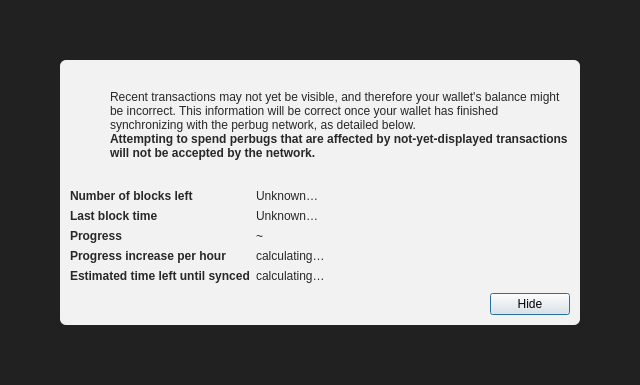
<?xml version="1.0" encoding="UTF-8"?>
<ui version="4.0">
 <class>ModalOverlay</class>
 <widget class="QWidget" name="ModalOverlay">
  <property name="geometry">
   <rect>
    <x>0</x>
    <y>0</y>
    <width>640</width>
    <height>385</height>
   </rect>
  </property>
  <property name="windowTitle">
   <string>Form</string>
  </property>
  <layout class="QVBoxLayout" name="verticalLayout" stretch="0">
   <property name="sizeConstraint">
    <enum>QLayout::SetDefaultConstraint</enum>
   </property>
   <property name="leftMargin">
    <number>0</number>
   </property>
   <property name="topMargin">
    <number>0</number>
   </property>
   <property name="rightMargin">
    <number>0</number>
   </property>
   <property name="bottomMargin">
    <number>0</number>
   </property>
   <item>
    <widget class="QWidget" name="bgWidget" native="true">
     <property name="styleSheet">
      <string notr="true">#bgWidget { background: rgba(0,0,0,220); }</string>
     </property>
     <layout class="QVBoxLayout" name="verticalLayoutMain" stretch="1">
      <property name="leftMargin">
       <number>60</number>
      </property>
      <property name="topMargin">
       <number>60</number>
      </property>
      <property name="rightMargin">
       <number>60</number>
      </property>
      <property name="bottomMargin">
       <number>60</number>
      </property>
      <item>
       <widget class="QWidget" name="contentWidget" native="true">
        <property name="styleSheet">
         <string notr="true">#contentWidget { background: rgba(255,255,255,240); border-radius: 6px; }

QLabel { color: rgb(40,40,40);  }</string>
        </property>
        <layout class="QVBoxLayout" name="verticalLayoutSub" stretch="1,0,0,0">
         <property name="spacing">
          <number>0</number>
         </property>
         <property name="leftMargin">
          <number>10</number>
         </property>
         <property name="topMargin">
          <number>10</number>
         </property>
         <property name="rightMargin">
          <number>10</number>
         </property>
         <property name="bottomMargin">
          <number>10</number>
         </property>
         <item>
          <layout class="QHBoxLayout" name="horizontalLayoutIconText" stretch="0,1">
           <property name="topMargin">
            <number>20</number>
           </property>
           <item>
            <layout class="QVBoxLayout" name="verticalLayoutIcon">
             <property name="leftMargin">
              <number>0</number>
             </property>
             <item>
              <widget class="QPushButton" name="warningIcon">
               <property name="enabled">
                <bool>false</bool>
               </property>
               <property name="text">
                <string/>
               </property>
               <property name="icon">
                <iconset>
                 <normaloff>:/icons/warning</normaloff>
                 <disabledoff>:/icons/warning</disabledoff>:/icons/warning</iconset>
               </property>
               <property name="iconSize">
                <size>
                 <width>48</width>
                 <height>48</height>
                </size>
               </property>
               <property name="flat">
                <bool>true</bool>
               </property>
              </widget>
             </item>
             <item>
              <spacer name="verticalSpacerWarningIcon">
               <property name="orientation">
                <enum>Qt::Vertical</enum>
               </property>
               <property name="sizeHint" stdset="0">
                <size>
                 <width>20</width>
                 <height>40</height>
                </size>
               </property>
              </spacer>
             </item>
            </layout>
           </item>
           <item>
            <layout class="QVBoxLayout" name="verticalLayoutInfoText">
             <property name="leftMargin">
              <number>0</number>
             </property>
             <property name="topMargin">
              <number>0</number>
             </property>
             <item>
              <widget class="QLabel" name="infoText">
               <property name="text">
                <string>Recent transactions may not yet be visible, and therefore your wallet's balance might be incorrect. This information will be correct once your wallet has finished synchronizing with the perbug network, as detailed below.</string>
               </property>
               <property name="textFormat">
                <enum>Qt::RichText</enum>
               </property>
               <property name="wordWrap">
                <bool>true</bool>
               </property>
              </widget>
             </item>
             <item>
              <widget class="QLabel" name="infoTextStrong">
               <property name="font">
                <font>
                 <weight>75</weight>
                 <bold>true</bold>
                </font>
               </property>
               <property name="text">
                <string>Attempting to spend perbugs that are affected by not-yet-displayed transactions will not be accepted by the network.</string>
               </property>
               <property name="textFormat">
                <enum>Qt::RichText</enum>
               </property>
               <property name="wordWrap">
                <bool>true</bool>
               </property>
              </widget>
             </item>
             <item>
              <spacer name="verticalSpacerInTextSpace">
               <property name="orientation">
                <enum>Qt::Vertical</enum>
               </property>
               <property name="sizeHint" stdset="0">
                <size>
                 <width>20</width>
                 <height>40</height>
                </size>
               </property>
              </spacer>
             </item>
            </layout>
           </item>
          </layout>
         </item>
         <item>
          <spacer name="verticalSpacerAfterText">
           <property name="orientation">
            <enum>Qt::Vertical</enum>
           </property>
           <property name="sizeHint" stdset="0">
            <size>
             <width>20</width>
             <height>40</height>
            </size>
           </property>
          </spacer>
         </item>
         <item>
          <layout class="QFormLayout" name="formLayout">
           <property name="fieldGrowthPolicy">
            <enum>QFormLayout::FieldsStayAtSizeHint</enum>
           </property>
           <property name="horizontalSpacing">
            <number>6</number>
           </property>
           <property name="verticalSpacing">
            <number>6</number>
           </property>
           <property name="topMargin">
            <number>10</number>
           </property>
           <item row="0" column="0">
            <widget class="QLabel" name="labelNumberOfBlocksLeft">
             <property name="font">
              <font>
               <weight>75</weight>
               <bold>true</bold>
              </font>
             </property>
             <property name="text">
              <string>Number of blocks left</string>
             </property>
            </widget>
           </item>
           <item row="0" column="1">
            <widget class="QLabel" name="numberOfBlocksLeft">
             <property name="text">
              <string>Unknown…</string>
             </property>
            </widget>
           </item>
           <item row="1" column="0">
            <widget class="QLabel" name="labelLastBlockTime">
             <property name="font">
              <font>
               <weight>75</weight>
               <bold>true</bold>
              </font>
             </property>
             <property name="text">
              <string>Last block time</string>
             </property>
            </widget>
           </item>
           <item row="1" column="1">
            <widget class="QLabel" name="newestBlockDate">
             <property name="sizePolicy">
              <sizepolicy hsizetype="Maximum" vsizetype="Preferred">
               <horstretch>0</horstretch>
               <verstretch>0</verstretch>
              </sizepolicy>
             </property>
             <property name="text">
              <string>Unknown…</string>
             </property>
            </widget>
           </item>
           <item row="2" column="0">
            <widget class="QLabel" name="labelSyncDone">
             <property name="font">
              <font>
               <weight>75</weight>
               <bold>true</bold>
              </font>
             </property>
             <property name="text">
              <string>Progress</string>
             </property>
            </widget>
           </item>
           <item row="2" column="1">
            <layout class="QHBoxLayout" name="horizontalLayoutSync" stretch="0,1">
             <item>
              <widget class="QLabel" name="percentageProgress">
               <property name="text">
                <string notr="true">~</string>
               </property>
              </widget>
             </item>
            </layout>
           </item>
           <item row="4" column="0">
            <widget class="QLabel" name="labelProgressIncrease">
             <property name="font">
              <font>
               <weight>75</weight>
               <bold>true</bold>
              </font>
             </property>
             <property name="text">
              <string>Progress increase per hour</string>
             </property>
            </widget>
           </item>
           <item row="4" column="1">
            <widget class="QLabel" name="progressIncreasePerH">
             <property name="text">
              <string>calculating…</string>
             </property>
            </widget>
           </item>
           <item row="5" column="0">
            <widget class="QLabel" name="labelEstimatedTimeLeft">
             <property name="font">
              <font>
               <weight>75</weight>
               <bold>true</bold>
              </font>
             </property>
             <property name="text">
              <string>Estimated time left until synced</string>
             </property>
            </widget>
           </item>
           <item row="5" column="1">
            <widget class="QLabel" name="expectedTimeLeft">
             <property name="text">
              <string>calculating…</string>
             </property>
            </widget>
           </item>
          </layout>
         </item>
         <item>
          <layout class="QHBoxLayout" name="horizontalLayoutButtons">
           <property name="leftMargin">
            <number>10</number>
           </property>
           <property name="topMargin">
            <number>10</number>
           </property>
           <item>
            <spacer name="horizontalSpacer">
             <property name="orientation">
              <enum>Qt::Horizontal</enum>
             </property>
             <property name="sizeHint" stdset="0">
              <size>
               <width>40</width>
               <height>20</height>
              </size>
             </property>
            </spacer>
           </item>
           <item>
            <widget class="QPushButton" name="closeButton">
             <property name="text">
              <string>Hide</string>
             </property>
             <property name="shortcut">
              <string>Esc</string>
             </property>
             <property name="focusPolicy">
              <enum>Qt::StrongFocus</enum>
             </property>
             <property name="default">
              <bool>true</bool>
             </property>
            </widget>
           </item>
          </layout>
         </item>
        </layout>
       </widget>
      </item>
     </layout>
    </widget>
   </item>
  </layout>
 </widget>
 <resources/>
 <connections/>
</ui>
